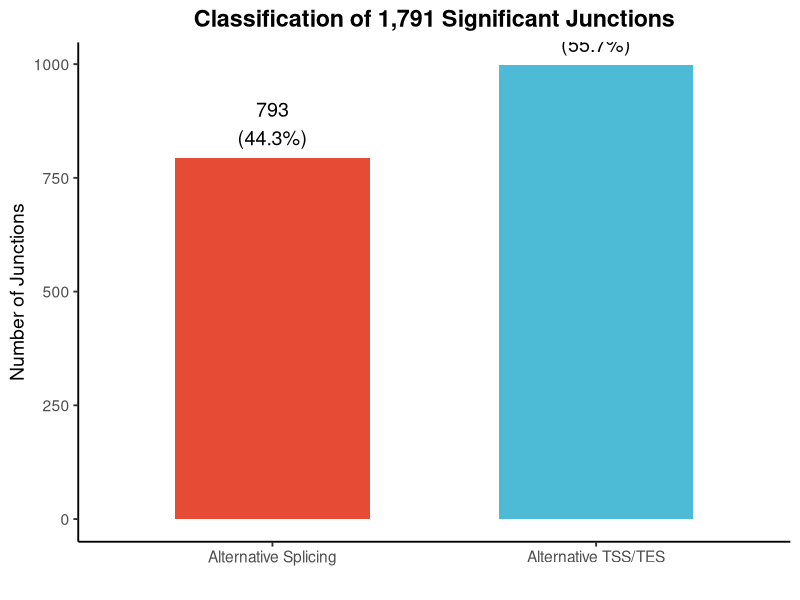
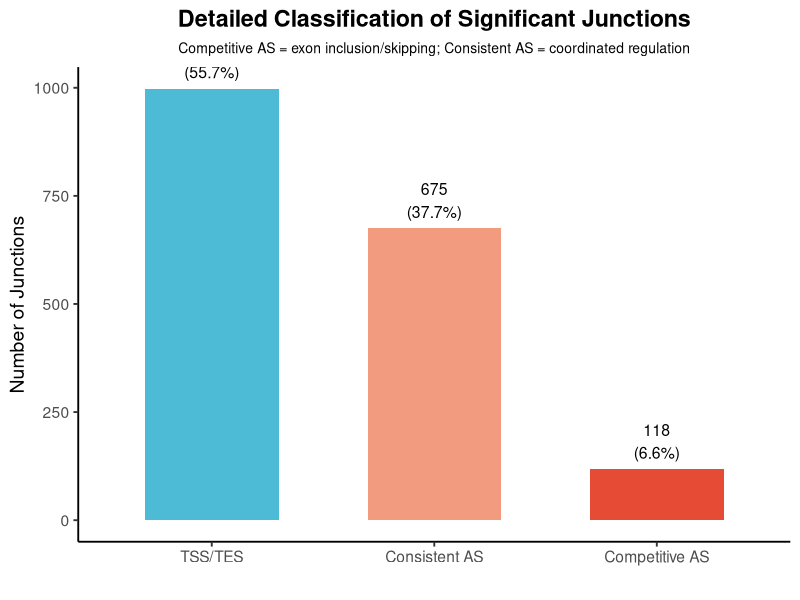
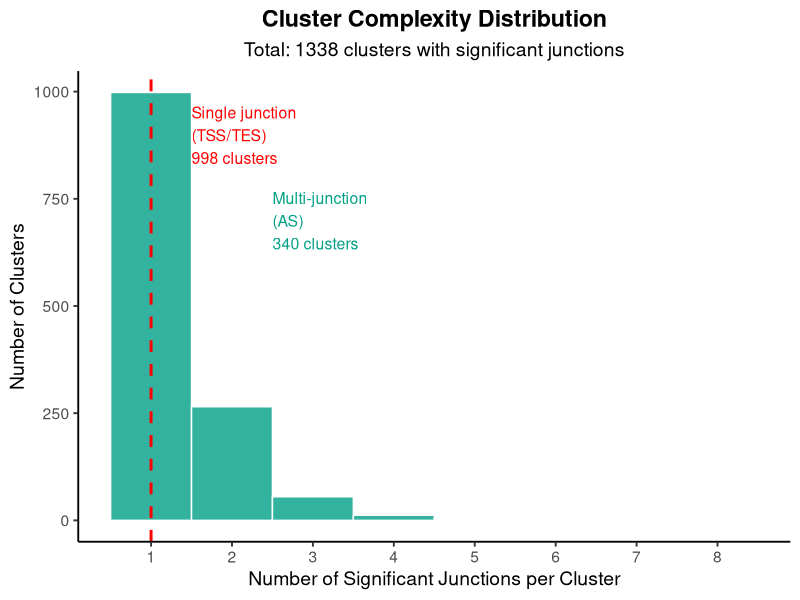
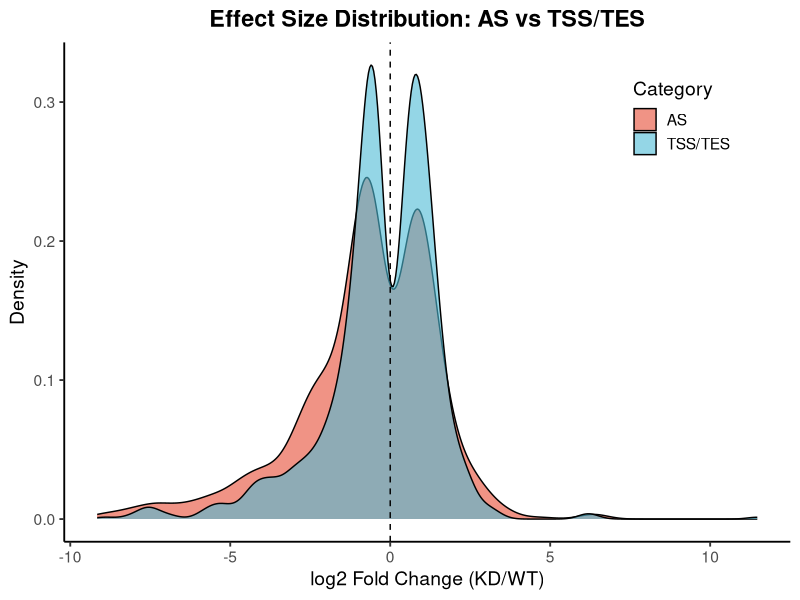
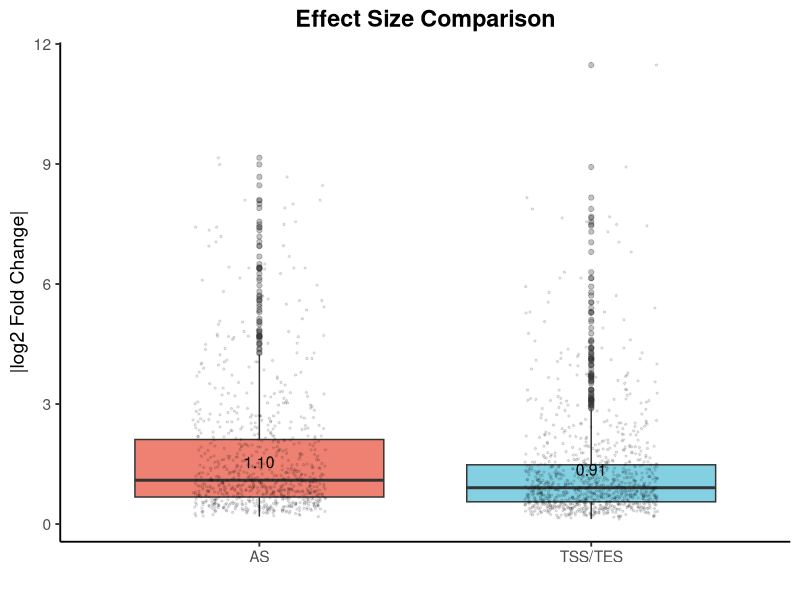
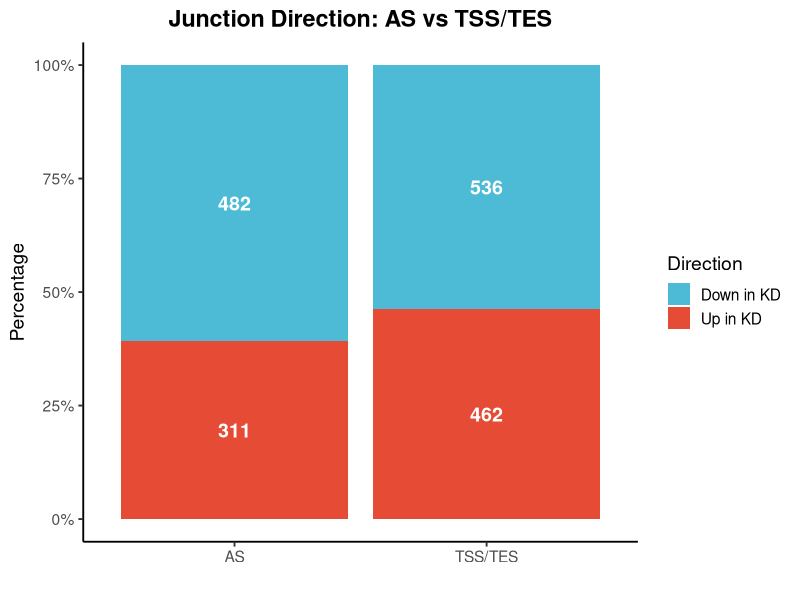

Recreate these plots in R, in order.
#!/usr/bin/env Rscript

library(ggplot2)

# Read data
results <- read.table("data/leafcutter/edgeR_diff_junctions.txt",
                      header=TRUE, sep="\t", row.names=1)
sig <- results[results$FDR < 0.05, ]
sig$junction <- rownames(sig)
sig$cluster <- sub(".*:(clu_[0-9]+)_.*", "\\1", sig$junction)

# Classification
cluster_counts <- table(sig$cluster)
sig$type <- ifelse(sig$cluster %in% names(cluster_counts[cluster_counts > 1]), 
                   "AS", "TSS/TES")

# Further classify AS
competitive_clusters <- character()
for (clu in names(cluster_counts[cluster_counts > 1])) {
  junc <- sig[sig$cluster == clu, ]
  if (sum(junc$logFC > 0) > 0 && sum(junc$logFC < 0) > 0) {
    competitive_clusters <- c(competitive_clusters, clu)
  }
}
sig$subtype <- sig$type
sig$subtype[sig$cluster %in% competitive_clusters] <- "Competitive AS"
sig$subtype[sig$type == "AS" & !(sig$cluster %in% competitive_clusters)] <- "Consistent AS"

dir.create("results/figures", showWarnings=FALSE)

# ============================================
# Figure 1: AS vs TSS/TES classification
# ============================================

cat("Generating Figure 1: AS vs TSS/TES classification...\n")

# Statistics
type_counts <- data.frame(
  Category = c("Alternative Splicing", "Alternative TSS/TES"),
  Count = c(sum(sig$type == "AS"), sum(sig$type == "TSS/TES")),
  Percent = c(
    sum(sig$type == "AS") / nrow(sig) * 100,
    sum(sig$type == "TSS/TES") / nrow(sig) * 100
  )
)

# Bar plot
pdf("results/figures/fig1_AS_vs_TSS.pdf", width=8, height=6)
ggplot(type_counts, aes(x=Category, y=Count, fill=Category)) +
  geom_bar(stat="identity", width=0.6) +
  geom_text(aes(label=paste0(Count, "\n(", sprintf("%.1f", Percent), "%)")),
            vjust=-0.3, size=5) +
  scale_fill_manual(values=c("Alternative Splicing"="#E64B35", 
                             "Alternative TSS/TES"="#4DBBD5")) +
  labs(title="Classification of 1,791 Significant Junctions",
       x="", y="Number of Junctions") +
  theme_classic(base_size=14) +
  theme(legend.position="none",
        plot.title=element_text(hjust=0.5, face="bold"))
dev.off()

# Detailed version with subtypes
subtype_counts <- data.frame(
  Category = c("Competitive AS", "Consistent AS", "TSS/TES"),
  Count = c(
    sum(sig$subtype == "Competitive AS"),
    sum(sig$subtype == "Consistent AS"),
    sum(sig$subtype == "TSS/TES")
  )
)
subtype_counts$Percent <- subtype_counts$Count / nrow(sig) * 100

pdf("results/figures/fig1_detailed.pdf", width=10, height=6)
ggplot(subtype_counts, aes(x=reorder(Category, -Count), y=Count, fill=Category)) +
  geom_bar(stat="identity", width=0.6) +
  geom_text(aes(label=paste0(Count, "\n(", sprintf("%.1f", Percent), "%)")),
            vjust=-0.3, size=4) +
  scale_fill_manual(values=c("Competitive AS"="#E64B35",
                             "Consistent AS"="#F39B7F",
                             "TSS/TES"="#4DBBD5")) +
  labs(title="Detailed Classification of Significant Junctions",
       subtitle="Competitive AS = exon inclusion/skipping; Consistent AS = coordinated regulation",
       x="", y="Number of Junctions") +
  theme_classic(base_size=14) +
  theme(legend.position="none",
        plot.title=element_text(hjust=0.5, face="bold"),
        plot.subtitle=element_text(hjust=0.5, size=10))
dev.off()

# ============================================
# Figure 2: Cluster complexity distribution
# ============================================

cat("Generating Figure 2: Cluster complexity distribution...\n")

complexity <- data.frame(
  n_junctions = as.numeric(cluster_counts),
  cluster = names(cluster_counts)
)

pdf("results/figures/fig2_cluster_complexity.pdf", width=10, height=6)
ggplot(complexity, aes(x=n_junctions)) +
  geom_histogram(binwidth=1, fill="#00A087", color="white", alpha=0.8) +
  geom_vline(xintercept=1, linetype="dashed", color="red", size=1) +
  annotate("text", x=1.5, y=max(table(complexity$n_junctions))*0.9,
           label=paste0("Single junction\n(TSS/TES)\n", sum(cluster_counts==1), " clusters"),
           hjust=0, color="red", size=4) +
  annotate("text", x=2.5, y=max(table(complexity$n_junctions))*0.7,
           label=paste0("Multi-junction\n(AS)\n", sum(cluster_counts>1), " clusters"),
           hjust=0, color="#00A087", size=4) +
  labs(title="Cluster Complexity Distribution",
       subtitle=paste0("Total: ", length(cluster_counts), " clusters with significant junctions"),
       x="Number of Significant Junctions per Cluster",
       y="Number of Clusters") +
  scale_x_continuous(breaks=1:max(complexity$n_junctions)) +
  theme_classic(base_size=14) +
  theme(plot.title=element_text(hjust=0.5, face="bold"),
        plot.subtitle=element_text(hjust=0.5))
dev.off()

# ============================================
# Figure 4: LogFC distribution comparison (AS vs TSS/TES)
# ============================================

cat("Generating Figure 4: LogFC distribution comparison...\n")

pdf("results/figures/fig4_logFC_comparison.pdf", width=10, height=6)

# Density plot
ggplot(sig, aes(x=logFC, fill=type)) +
  geom_density(alpha=0.6) +
  geom_vline(xintercept=0, linetype="dashed", color="black") +
  scale_fill_manual(values=c("AS"="#E64B35", "TSS/TES"="#4DBBD5"),
                    name="Category") +
  labs(title="Effect Size Distribution: AS vs TSS/TES",
       x="log2 Fold Change (KD/WT)",
       y="Density") +
  theme_classic(base_size=14) +
  theme(plot.title=element_text(hjust=0.5, face="bold"),
        legend.position=c(0.85, 0.85))

dev.off()

# Boxplot version
pdf("results/figures/fig4_logFC_boxplot.pdf", width=8, height=6)

sig$direction <- ifelse(sig$logFC > 0, "Up in KD", "Down in KD")

ggplot(sig, aes(x=type, y=abs(logFC), fill=type)) +
  geom_boxplot(alpha=0.7, outlier.alpha=0.3) +
  geom_jitter(width=0.2, alpha=0.1, size=0.5) +
  scale_fill_manual(values=c("AS"="#E64B35", "TSS/TES"="#4DBBD5")) +
  labs(title="Effect Size Comparison",
       x="", y="|log2 Fold Change|") +
  theme_classic(base_size=14) +
  theme(plot.title=element_text(hjust=0.5, face="bold"),
        legend.position="none") +
  stat_summary(fun=median, geom="text", aes(label=sprintf("%.2f", ..y..)),
               vjust=-1, size=4, color="black")

dev.off()

# Direction comparison
direction_summary <- aggregate(junction ~ type + direction, sig, length)
colnames(direction_summary)[3] <- "count"

pdf("results/figures/fig4_direction.pdf", width=8, height=6)

ggplot(direction_summary, aes(x=type, y=count, fill=direction)) +
  geom_bar(stat="identity", position="fill") +
  geom_text(aes(label=count), position=position_fill(vjust=0.5), 
            color="white", size=5, fontface="bold") +
  scale_fill_manual(values=c("Up in KD"="#E64B35", "Down in KD"="#4DBBD5"),
                    name="Direction") +
  scale_y_continuous(labels=scales::percent) +
  labs(title="Junction Direction: AS vs TSS/TES",
       x="", y="Percentage") +
  theme_classic(base_size=14) +
  theme(plot.title=element_text(hjust=0.5, face="bold"))

dev.off()

cat("\n=== Figures generated ===\n")
cat("results/figures/fig1_AS_vs_TSS.pdf - Main classification\n")
cat("results/figures/fig1_detailed.pdf - With AS subtypes\n")
cat("results/figures/fig2_cluster_complexity.pdf - Cluster distribution\n")
cat("results/figures/fig4_logFC_comparison.pdf - Effect size density\n")
cat("results/figures/fig4_logFC_boxplot.pdf - Effect size boxplot\n")
cat("results/figures/fig4_direction.pdf - Up/Down comparison\n")
